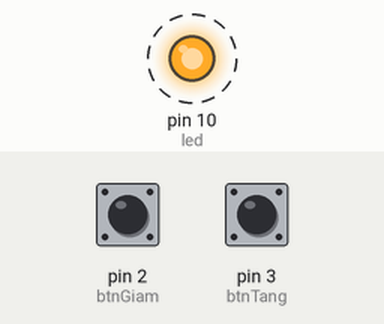
Bench run of a sketch on a simulated Arduino Uno, built with avr-gcc and run on an emulated ATmega328P. On the bench: output pins drawn as LEDs (lit = HIGH). Dashed ring = blinking. The inputs (shaded band) are chosen by the test bench; at power-on: pin 2 (btnGiam) LOW, pin 3 (btnTang) LOW.

Above: at 0.2 s.
Timing chart, 0 to 3.0 s (numbered marks = the images above):
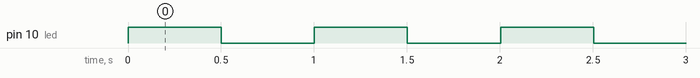

Measured:
- by itself, pin 10 (led): alternates HIGH for 0.50 s and LOW for 0.50 s

The sketch:

bai3.ino
```cpp
int led = 10;
int btnTang = 3;
int btnGiam = 2;
int delayTime = 500;
int delayDelta = 100;
int delayMin = 100;
int delayMax = 5000;
unsigned long long preMillis = 0;
int preBtnTang = LOW;
int preBtnGiam = LOW;

void setup() {
  // put your setup code here, to run once:
  pinMode(led, OUTPUT);
  pinMode(btnTang, INPUT);
  pinMode(btnGiam, INPUT);
}

void loop() {
  // put your main code here, to run repeatedly:
  unsigned long long curMillis = millis();
  int curBtnTang = digitalRead(btnTang);
  int curBtnGiam = digitalRead(btnGiam);

  if(curBtnTang == HIGH && preBtnTang == LOW) {
    delayTime -= delayDelta;
    if (delayTime < delayMin) delayTime = delayMin;
  }
  if (curBtnGiam == HIGH && preBtnGiam == LOW) {
    delayTime += delayDelta;
    if (delayTime > delayMax) delayTime = delayMax;
  }

  if (curMillis - preMillis <= delayTime) {
    digitalWrite(led, HIGH);
  } else if (curMillis - preMillis <= delayTime * 2) {
    digitalWrite(led, LOW);
  } else {
    preMillis = curMillis;
  }

  preBtnTang = curBtnTang;
  preBtnGiam = curBtnGiam;
}
```
